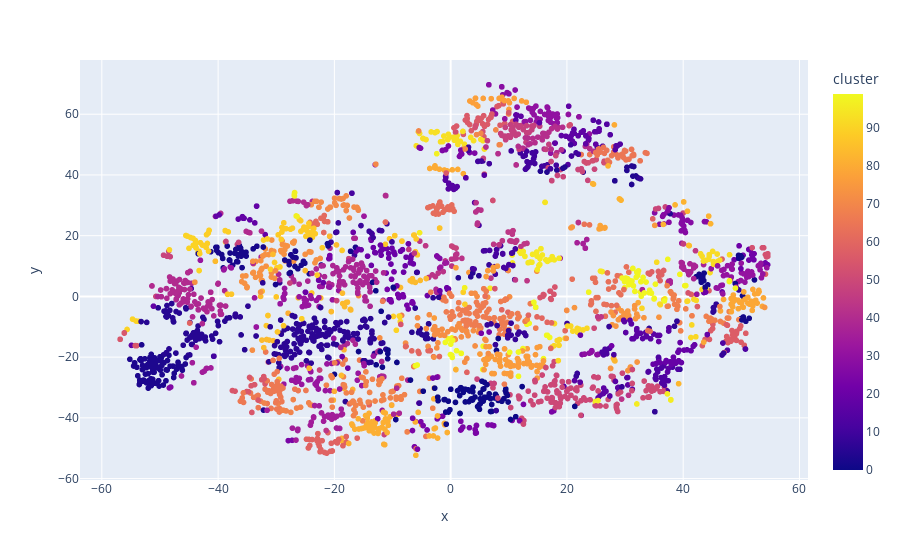

Notebook source saved alongside this figure:
### Code cell
#cluster visualization using t-SNE
from sklearn.manifold import TSNE

tsne_pipe=Pipeline([('scaler',StandardScaler()),('tsne',TSNE(n_components=2,verbose=1))])

genre_embedding=tsne_pipe.fit_transform(x)
projection= pd.DataFrame(columns=['x','y'],data=genre_embedding)
projection['genres']=genre_data['genres']
projection['cluster']=genre_data['cluster']

fig =px.scatter(
projection,x='x',y='y',color='cluster',hover_data=['x','y','genres'])
fig.show()

### Figure 1 — Plotly figure (JSON) as saved in the notebook; plotly's stock layout.template omitted (floating-point values rounded to 4 significant figures; data arrays with more than 128 entries replaced by an {"elided": "..."} marker saying what was removed)
{"data": [{"customdata": {"elided": "2973x1 str values"}, "hovertemplate": "x=%{x}<br>y=%{y}<br>genres=%{customdata[0]}<br>cluster=%{marker.color}<extra></extra>", "legendgroup": "", "marker": {"color": {"elided": "2973 int values"}, "coloraxis": "coloraxis", "symbol": "circle"}, "mode": "markers", "name": "", "showlegend": false, "type": "scattergl", "x": {"elided": "2973 float values"}, "xaxis": "x", "y": {"elided": "2973 float values"}, "yaxis": "y"}], "layout": {"coloraxis": {"colorbar": {"title": {"text": "cluster"}}, "colorscale": [[0, "#0d0887"], [0.1111, "#46039f"], [0.2222, "#7201a8"], [0.3333, "#9c179e"], [0.4444, "#bd3786"], [0.5556, "#d8576b"], [0.6667, "#ed7953"], [0.7778, "#fb9f3a"], [0.8889, "#fdca26"], [1, "#f0f921"]]}, "legend": {"tracegroupgap": 0}, "margin": {"t": 60}, "xaxis": {"anchor": "y", "domain": [0, 1], "title": {"text": "x"}}, "yaxis": {"anchor": "x", "domain": [0, 1], "title": {"text": "y"}}}}
